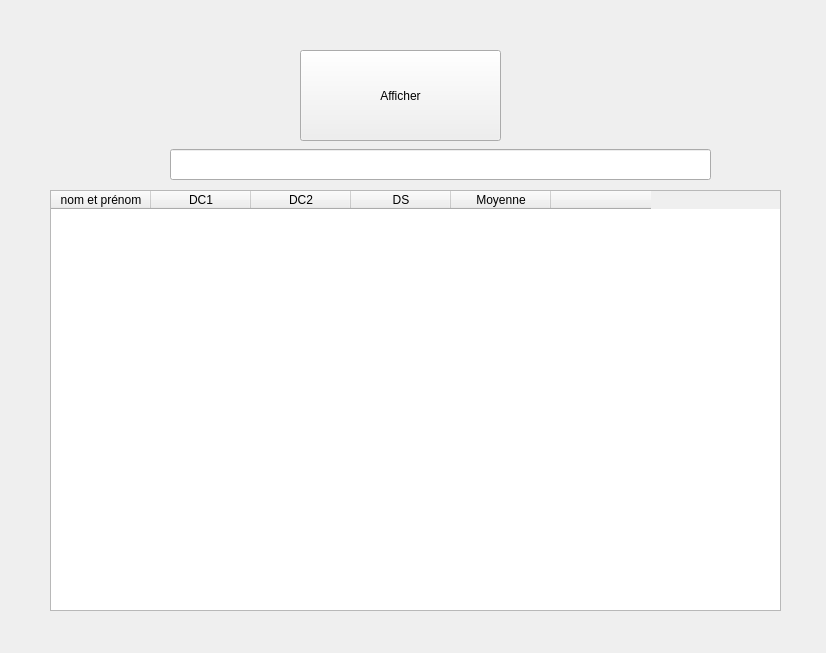
<?xml version="1.0" encoding="UTF-8"?>
<ui version="4.0">
 <class>tableNotes</class>
 <widget class="QWidget" name="tableNotes">
  <property name="geometry">
   <rect>
    <x>0</x>
    <y>0</y>
    <width>826</width>
    <height>653</height>
   </rect>
  </property>
  <property name="windowTitle">
   <string>Form</string>
  </property>
  <widget class="QPushButton" name="btnAfficher">
   <property name="geometry">
    <rect>
     <x>300</x>
     <y>50</y>
     <width>201</width>
     <height>91</height>
    </rect>
   </property>
   <property name="text">
    <string>Afficher</string>
   </property>
  </widget>
  <widget class="QTableWidget" name="tblNotes">
   <property name="geometry">
    <rect>
     <x>50</x>
     <y>190</y>
     <width>731</width>
     <height>421</height>
    </rect>
   </property>
   <property name="minimumSize">
    <size>
     <width>731</width>
     <height>0</height>
    </size>
   </property>
   <column>
    <property name="text">
     <string>nom et prénom</string>
    </property>
   </column>
   <column>
    <property name="text">
     <string>DC1</string>
    </property>
   </column>
   <column>
    <property name="text">
     <string>DC2</string>
    </property>
   </column>
   <column>
    <property name="text">
     <string>DS</string>
    </property>
   </column>
   <column>
    <property name="text">
     <string>Moyenne</string>
    </property>
   </column>
   <column>
    <property name="text">
     <string/>
    </property>
   </column>
  </widget>
  <widget class="QLineEdit" name="lbl1">
   <property name="geometry">
    <rect>
     <x>170</x>
     <y>149</y>
     <width>541</width>
     <height>31</height>
    </rect>
   </property>
  </widget>
 </widget>
 <resources/>
 <connections/>
</ui>
